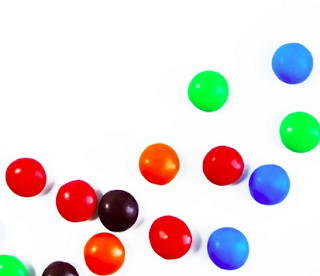
#> input picture Data/Images/smarties.png, 320 x 276 px
$ jupyter execute 1.12_HSV_Color_for_Object_Detection_and_Tracking.ipynb   (text cells are left out)
#> lines starting #> are read from the running program, lines starting #| are printed output that depends on the picture; after the words box and inside, x2 and y2 are one past the last pixel; in counts of white or black regions, pixels touching at a corner belong together
[cell 1]
import cv2
import numpy as np


# Trackbar
cv2.namedWindow("HSV Color Picker")
cv2.createTrackbar("H", "HSV Color Picker", 0, 179, lambda _: None)
cv2.createTrackbar("S", "HSV Color Picker", 255, 255, lambda _: None)
cv2.createTrackbar("V", "HSV Color Picker", 255, 255, lambda _: None)

img_hsv = np.zeros((250, 500, 3), np.uint8)

while True:
    # Check if the window is still open
    if not cv2.getWindowProperty("HSV Color Picker", cv2.WND_PROP_VISIBLE):
        break

    h = cv2.getTrackbarPos("H", "HSV Color Picker")
    s = cv2.getTrackbarPos("S", "HSV Color Picker")
    v = cv2.getTrackbarPos("V", "HSV Color Picker")

    img_hsv[:] = (h, s, v)
    img_bgr = cv2.cvtColor(img_hsv, cv2.COLOR_HSV2BGR)
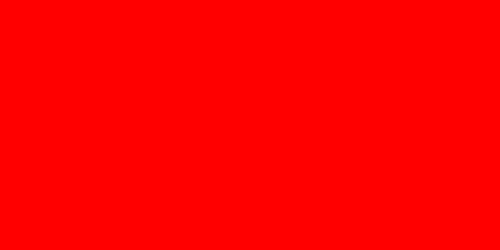
#> img_bgr: shape (250, 500, 3); mean B, G, R 0, 0, 255
    cv2.imshow("HSV Color Picker", img_bgr)

    if cv2.waitKey(1) == ord("q"):
#> (key q is pressed here)
        cv2.destroyAllWindows()
        break

[cell 2]
import cv2
import numpy as np

img = cv2.imread("../Data/Images/smarties.png")
#> img is the input picture: shape (276, 320, 3); mean B, G, R 219.2, 220.4, 228.9

cv2.namedWindow("Tracking")
hsv_img = cv2.cvtColor(img, cv2.COLOR_BGR2HSV)
#> hsv_img: shape (276, 320, 3); mean H, S, V 27.5, 46, 246.9

cv2.createTrackbar("LH", "Tracking", 0, 179, lambda _: None)
cv2.createTrackbar("UH", "Tracking", 179, 179, lambda _: None)
cv2.createTrackbar("LS", "Tracking", 50, 255, lambda _: None)
cv2.createTrackbar("US", "Tracking", 255, 255, lambda _: None)
cv2.createTrackbar("LV", "Tracking", 50, 255, lambda _: None)
cv2.createTrackbar("UV", "Tracking", 255, 255, lambda _: None)

cv2.imshow("Tracking", img)

while True:
    # Check if the window is still open
    if not cv2.getWindowProperty("Tracking", cv2.WND_PROP_VISIBLE):
        break

    l_h = cv2.getTrackbarPos("LH", "Tracking")
    u_h = cv2.getTrackbarPos("UH", "Tracking")
    l_s = cv2.getTrackbarPos("LS", "Tracking")
    u_s = cv2.getTrackbarPos("US", "Tracking")
    l_v = cv2.getTrackbarPos("LV", "Tracking")
    u_v = cv2.getTrackbarPos("UV", "Tracking")

    lower_bound = np.array([l_h, l_s, l_v])
    upper_bound = np.array([u_h, u_s, u_v])
    mask = cv2.inRange(hsv_img, lower_bound, upper_bound)
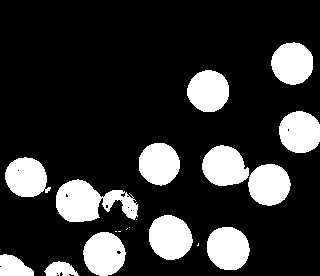
#> mask: shape (276, 320); 19.5% white; 19 white regions (6 under 20 px), largest, box (x1, y1, x2, y2) and area: (56, 179, 138, 222) 2089, (149, 215, 193, 260) 1526, (207, 227, 250, 270) 1476

    result = cv2.bitwise_and(img, img, mask=mask)
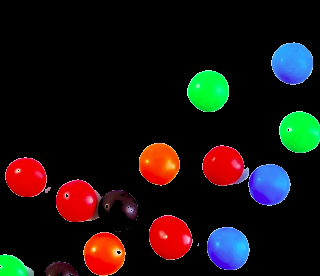
#> result: shape (276, 320, 3); mean B, G, R 17.3, 18.8, 27.1

    cv2.imshow("Mask", mask)
    cv2.imshow("Result", result)

    if cv2.waitKey(1) & 0xFF == ord("q"):
#> (key q is pressed here)
        print("Lower Bound HSV:", lower_bound)
        print("Upper Bound HSV:", upper_bound)
        # cv2.imwrite("../Data/Images/Smarties_Result.png", result)
        break

cv2.destroyAllWindows()

[cell 3]
import cv2
import numpy as np

cap = cv2.VideoCapture(0)
cv2.namedWindow("Tracking")


cv2.createTrackbar("LH", "Tracking", 0, 179, lambda _: None)
cv2.createTrackbar("UH", "Tracking", 179, 179, lambda _: None)
cv2.createTrackbar("LS", "Tracking", 50, 255, lambda _: None)
cv2.createTrackbar("US", "Tracking", 255, 255, lambda _: None)
cv2.createTrackbar("LV", "Tracking", 50, 255, lambda _: None)
cv2.createTrackbar("UV", "Tracking", 255, 255, lambda _: None)

while True:
    ret, frame = cap.read()
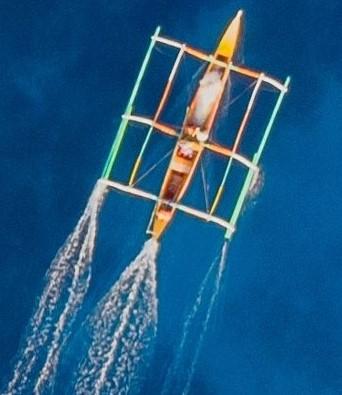
#> input picture Data/Images/boat.jpg, 342 x 395 px, given in place of the camera
#> frame is the input picture: shape (395, 342, 3); mean B, G, R 130.6, 88.5, 29.9
    hsv_frame = cv2.cvtColor(frame, cv2.COLOR_BGR2HSV)
#> hsv_frame: shape (395, 342, 3); mean H, S, V 97.7, 213.9, 134.9

    l_h = cv2.getTrackbarPos("LH", "Tracking")
    u_h = cv2.getTrackbarPos("UH", "Tracking")
    l_s = cv2.getTrackbarPos("LS", "Tracking")
    u_s = cv2.getTrackbarPos("US", "Tracking")
    l_v = cv2.getTrackbarPos("LV", "Tracking")
    u_v = cv2.getTrackbarPos("UV", "Tracking")

    lower_bound = np.array([l_h, l_s, l_v])
    upper_bound = np.array([u_h, u_s, u_v])
    mask = cv2.inRange(hsv_frame, lower_bound, upper_bound)
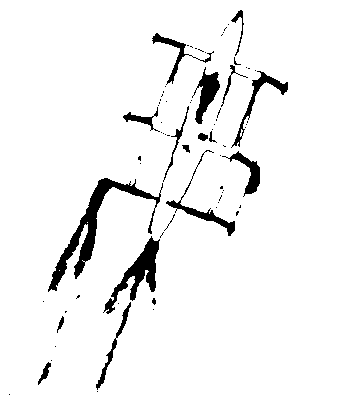
#> mask: shape (395, 342); 94.4% white; 75 black regions (57 under 20 px), largest, box (x1, y1, x2, y2) and area: (48, 178, 163, 292) 2119, (103, 236, 160, 314) 1246, (192, 67, 220, 124) 661

    result = cv2.bitwise_and(frame, frame, mask=mask)
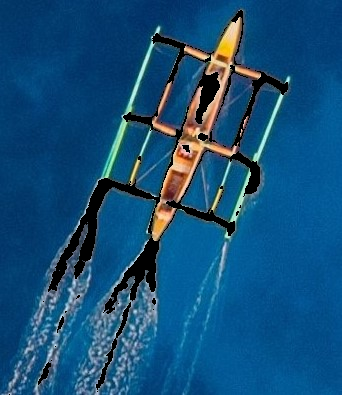
#> result: shape (395, 342, 3); mean B, G, R 120.9, 78.9, 20.4

    cv2.imshow("Tracking", frame)
    cv2.imshow("Result", result)
    # cv2.imshow("Mask", mask)

    if cv2.waitKey(1) & 0xFF == ord("q"):
#> (key q is pressed here)
        print("Lower Bound HSV:", lower_bound)
        print("Upper Bound HSV:", upper_bound)
        break

cap.release()
cv2.destroyAllWindows()

[cell 4]
import cv2
import numpy as np


def get_center(w, h):
    return (w // 2), (h // 2)


def get_color_name(hue_value):
    color = ""
    if hue_value < 5:
        color = "RED"
    elif hue_value < 22:
        color = "ORANGE"
    elif hue_value < 33:
        color = "YELLOW"
    elif hue_value < 78:
        color = "GREEN"
    elif hue_value < 131:
        color = "BLUE"
    elif hue_value < 170:
        color = "VIOLET"
    else:
        color = "RED"

    return color


cap = cv2.VideoCapture(0)
_, frame = cap.read()
cx, cy = get_center(frame.shape[1], frame.shape[0])
#> cx = 171; cy = 197
print(f"(CX:{cx} , CY:{cy})")
#| (CX:171 , CY:197)


while True:
    ret, frame = cap.read()
    hsv_frame = cv2.cvtColor(frame, cv2.COLOR_BGR2HSV)

    # Pick pixel value
    pixel_center = hsv_frame[cy, cx]
#> pixel_center = [177, 183, 74]
    hue_value = pixel_center[0]
#> hue_value = 177

    color = get_color_name(hue_value)
#> color = 'RED'
    cv2.circle(frame, (cx, cy), 5, (25, 25, 25), 3)

    pixel_center_bgr = frame[cy, cx]
#> pixel_center_bgr = [27, 21, 74]
    b, g, r = (
        int(pixel_center_bgr[0]),
        int(pixel_center_bgr[1]),
        int(pixel_center_bgr[2]),
    )
#> b = 27; g = 21; r = 74

    cv2.rectangle(frame, (cx - 85, 10), (cx + 85, 50), (255, 255, 255), -1)
    cv2.putText(frame, color, (cx - 80, 40), cv2.FONT_HERSHEY_SIMPLEX, 1, (b, g, r), 3)
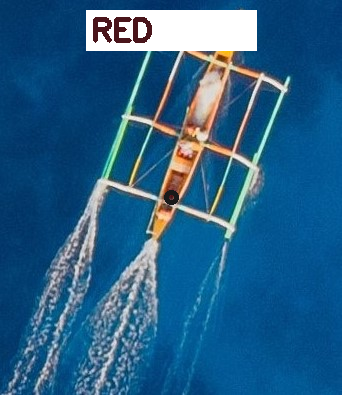
#> frame: shape (395, 342, 3); mean B, G, R 136.3, 96, 40.1

    cv2.imshow("Video", frame)

    if cv2.waitKey(1) & 0xFF == ord("q"):
#> (key q is pressed here)
        break

cap.release()
cv2.destroyAllWindows()
